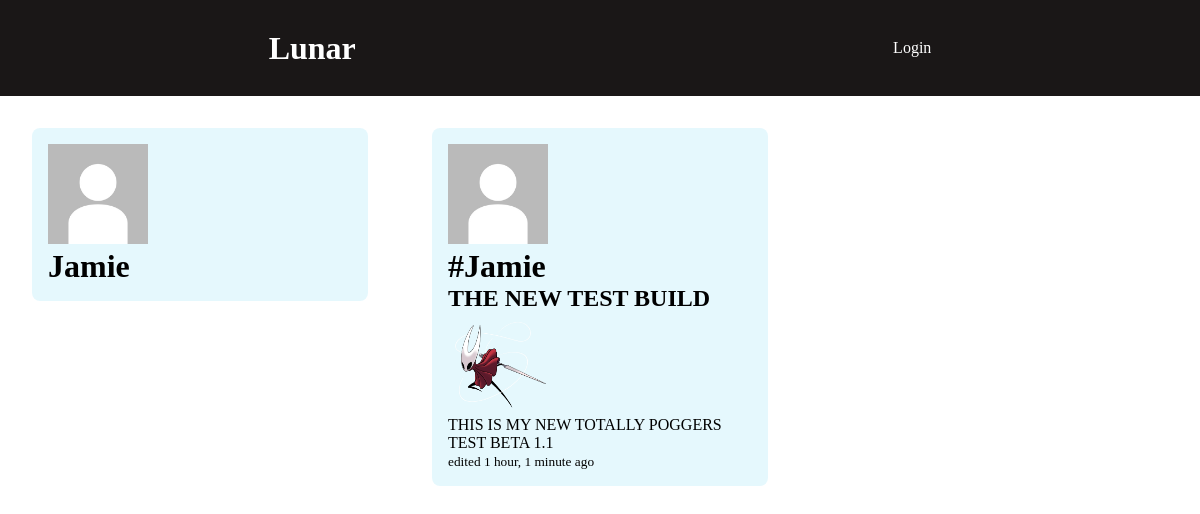
The page / on the database its author committed.
### core/models.py (models this page shows, shortened)
class UserProfile(models.Model):
    user   = models.OneToOneField(User,on_delete=models.CASCADE)
    avatar = models.ImageField(default='default.jpg',upload_to="profile_images",null=False,blank=False)
    bio = models.TextField(default="something interesting about me",blank=True,null=True)

class Post(models.Model):
    author = models.ForeignKey(UserProfile,on_delete=models.CASCADE)
    subject = models.CharField(max_length=200,blank=False,null=False)
    content = models.TextField(max_length=400,blank=False,null=False)
    thumbnail = models.ImageField(upload_to="post_images",null=True,blank=True)
    updated = models.DateTimeField(auto_now=True)
    created = models.DateTimeField(auto_now_add=True)
    class Meta:
        ordering = ['-updated','-created']

### core/views.py (the view, shortened to what this page needs)
# urls.py: 2. Add a URL to urlpatterns:  path('', views.home, name='home')
def home(request):
    posts = Post.objects.all()
    profiles = UserProfile.objects.all()
    form = PostForm()
    if request.user.is_authenticated:
      profile = request.user.userprofile
    context = {'posts':posts,
               'profiles':profiles,
               'form':form,}
    return render(request,'core/home.html',context)

### core/templates/core/home.html (shortened to what this page needs)
{% extends 'base.html' %}
{% block body %}
<div class="home-container">
    <div>{% include 'core/otherUsers.html' %}</div>
    <div>{% include 'core/feed.html' %}</div>
    <div></div>
</div>
{% endblock body %}

### core/templates/core/otherUsers.html
<div class="user-container">
    {% for profile in profiles  %}
      <div class="user">
        <img src="{{ profile.avatar.url}}">
        <h1><a href="{% url 'profile' profile.user_id %}">{{profile.user.username}}</a></h1>
      </div>
    {% endfor %}
</div>

### core/templates/core/feed.html (shortened to what this page needs)
<div class="feed-container">
  {% for post in posts %}
    <div class="post">
      <div class="post-heading">
        <img src="{{post.author.avatar.url}}">
        <h1><a href="{% url 'profile' post.author.user_id %}">#{{post.author.user.username}}</a></h1>
      </div>
      <div class="post-content">
        <h2>{{ post.subject}}</h2>
        {% if post.thumbnail %}
        <img src="{{post.thumbnail.url}}">
        {% endif %}
        <p>{{post.content}}</p>
        <p><small> edited {{post.updated |timesince}} ago</small></p>
      </div>
    </div>
  {% endfor %}
</div>

### static/styles/main.css (style rules this page uses)
* { margin:0; padding:0; box-sizing: border-box; }
body { width:100%; height: 100%; background-color: rgb(255, 255, 255); }
img { width:100px; height: 100px; }
.home-container { display:grid; grid-template-columns: 2fr 2fr 2fr; }
.feed-container { padding:1em; }
.post { background-color: rgba(0, 181, 236, 0.1); padding:1em; margin:1em; border-radius: 0.5em; }
.post a { text-decoration: none; color:rgb(0, 0, 0) }
.user-container { padding:1em; }
.user { background-color: rgba(0, 181, 236, 0.1); padding:1em; margin:1em; border-radius: 0.5em; }
.user a { text-decoration: none; color:rgb(0, 0, 0) }

### rows shown on the page
UserProfile: avatar (placeholder picture), user.username "Jamie"
Post: author.avatar (placeholder picture), author.user.username "Jamie", subject "THE NEW TEST BUILD", thumbnail (picture), content "THIS IS MY NEW TOTALLY POGGERS TEST BETA 1.1", updated "1 hour, 1 minute"
